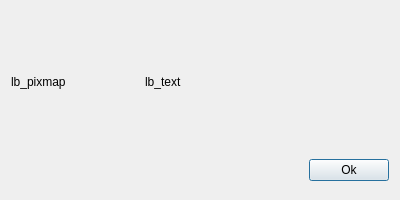
<?xml version="1.0" encoding="UTF-8"?>
<ui version="4.0">
 <class>About</class>
 <widget class="QDialog" name="About">
  <property name="geometry">
   <rect>
    <x>0</x>
    <y>0</y>
    <width>400</width>
    <height>200</height>
   </rect>
  </property>
  <property name="minimumSize">
   <size>
    <width>400</width>
    <height>200</height>
   </size>
  </property>
  <property name="maximumSize">
   <size>
    <width>400</width>
    <height>200</height>
   </size>
  </property>
  <property name="windowTitle">
   <string>О программе</string>
  </property>
  <property name="layoutDirection">
   <enum>Qt::RightToLeft</enum>
  </property>
  <layout class="QVBoxLayout" name="verticalLayout">
   <item>
    <layout class="QHBoxLayout" name="horizontalLayout">
     <item>
      <widget class="QLabel" name="lb_text">
       <property name="maximumSize">
        <size>
         <width>16777215</width>
         <height>150</height>
        </size>
       </property>
       <property name="text">
        <string>lb_text</string>
       </property>
      </widget>
     </item>
     <item>
      <widget class="QLabel" name="lb_pixmap">
       <property name="minimumSize">
        <size>
         <width>128</width>
         <height>128</height>
        </size>
       </property>
       <property name="maximumSize">
        <size>
         <width>128</width>
         <height>128</height>
        </size>
       </property>
       <property name="text">
        <string>lb_pixmap</string>
       </property>
      </widget>
     </item>
    </layout>
   </item>
   <item>
    <widget class="QPushButton" name="pb_ok">
     <property name="maximumSize">
      <size>
       <width>80</width>
       <height>16777215</height>
      </size>
     </property>
     <property name="text">
      <string>Ok</string>
     </property>
    </widget>
   </item>
  </layout>
 </widget>
 <resources/>
 <connections/>
</ui>
